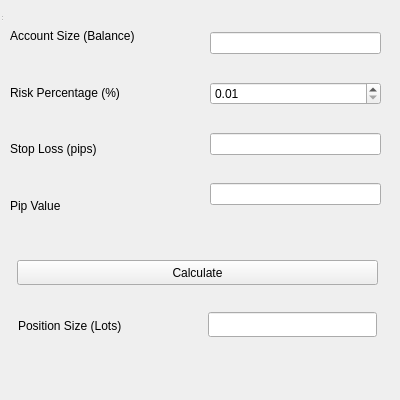
<?xml version="1.0" encoding="UTF-8"?>
<ui version="4.0">
 <class>PositionSizeCalculator</class>
 <widget class="QWidget" name="PositionSizeCalculator">
  <property name="geometry">
   <rect>
    <x>0</x>
    <y>0</y>
    <width>400</width>
    <height>400</height>
   </rect>
  </property>
  <property name="windowTitle">
   <string>Forex Calculator</string>
  </property>
  <widget class="QWidget" name="centralwidget" native="true">
   <property name="geometry">
    <rect>
     <x>0</x>
     <y>0</y>
     <width>521</width>
     <height>401</height>
    </rect>
   </property>
   <widget class="QLabel" name="label_5">
    <property name="geometry">
     <rect>
      <x>18</x>
      <y>310</y>
      <width>141</width>
      <height>31</height>
     </rect>
    </property>
    <property name="text">
     <string>Position Size (Lots)</string>
    </property>
   </widget>
   <widget class="QWidget" name="verticalLayoutWidget">
    <property name="geometry">
     <rect>
      <x>10</x>
      <y>10</y>
      <width>171</width>
      <height>221</height>
     </rect>
    </property>
    <layout class="QVBoxLayout" name="verticalLayout">
     <item>
      <widget class="QLabel" name="label">
       <property name="text">
        <string>Account Size (Balance)</string>
       </property>
      </widget>
     </item>
     <item>
      <widget class="QLabel" name="label_2">
       <property name="text">
        <string>Risk Percentage (%)</string>
       </property>
      </widget>
     </item>
     <item>
      <widget class="QLabel" name="label_3">
       <property name="text">
        <string>Stop Loss (pips)</string>
       </property>
      </widget>
     </item>
     <item>
      <widget class="QLabel" name="label_4">
       <property name="text">
        <string>Pip Value</string>
       </property>
      </widget>
     </item>
    </layout>
   </widget>
   <widget class="QWidget" name="verticalLayoutWidget_2">
    <property name="geometry">
     <rect>
      <x>210</x>
      <y>10</y>
      <width>171</width>
      <height>221</height>
     </rect>
    </property>
    <layout class="QVBoxLayout" name="verticalLayout_2">
     <item>
      <widget class="QLineEdit" name="lineEditAccountSize"/>
     </item>
     <item>
      <widget class="QDoubleSpinBox" name="doubleSpinBoxRisk">
       <property name="minimum">
        <double>0.010000000000000</double>
       </property>
       <property name="maximum">
        <double>100.000000000000000</double>
       </property>
       <property name="singleStep">
        <double>0.010000000000000</double>
       </property>
      </widget>
     </item>
     <item>
      <widget class="QLineEdit" name="lineEditStopLoss"/>
     </item>
     <item>
      <widget class="QLineEdit" name="lineEditPipValue"/>
     </item>
    </layout>
   </widget>
   <widget class="QPushButton" name="pushButtonCalculate">
    <property name="geometry">
     <rect>
      <x>17</x>
      <y>260</y>
      <width>361</width>
      <height>25</height>
     </rect>
    </property>
    <property name="text">
     <string>Calculate</string>
    </property>
   </widget>
   <widget class="QLineEdit" name="lineEditPositionSize">
    <property name="geometry">
     <rect>
      <x>208</x>
      <y>312</y>
      <width>169</width>
      <height>25</height>
     </rect>
    </property>
    <property name="readOnly">
     <bool>true</bool>
    </property>
   </widget>
  </widget>
  <widget class="QStatusBar" name="statusbar">
   <property name="geometry">
    <rect>
     <x>0</x>
     <y>0</y>
     <width>3</width>
     <height>22</height>
    </rect>
   </property>
  </widget>
  <action name="aboutQt">
   <property name="text">
    <string>About Qt</string>
   </property>
  </action>
  <action name="aboutForexCalculator">
   <property name="text">
    <string>About Forex Calculator</string>
   </property>
  </action>
  <action name="actionPip_calculator">
   <property name="text">
    <string>Pip Calculator</string>
   </property>
   <property name="shortcut">
    <string>Ctrl+P</string>
   </property>
  </action>
  <action name="actionMargin_calculator">
   <property name="text">
    <string>Margin Calculator</string>
   </property>
   <property name="shortcut">
    <string>Ctrl+M</string>
   </property>
  </action>
  <action name="actionLot_Size_Calculator">
   <property name="text">
    <string>Lot Size Calculator</string>
   </property>
   <property name="shortcut">
    <string>Ctrl+L</string>
   </property>
  </action>
  <action name="actionProfit_and_Loss_Calculator">
   <property name="text">
    <string>Profit and Loss Calculator</string>
   </property>
   <property name="shortcut">
    <string>Ctrl+T</string>
   </property>
  </action>
  <action name="actionPosition_Size_Calculator">
   <property name="text">
    <string>Position Size Calculator</string>
   </property>
   <property name="shortcut">
    <string>Ctrl+O</string>
   </property>
  </action>
  <action name="actionRisk_Reward_Calculator">
   <property name="text">
    <string>Risk/Reward Calculator</string>
   </property>
   <property name="shortcut">
    <string>Ctrl+R</string>
   </property>
  </action>
  <action name="actionSwap_Calculator">
   <property name="text">
    <string>Swap Calculator</string>
   </property>
   <property name="shortcut">
    <string>Ctrl+W</string>
   </property>
  </action>
  <action name="actionCurrency_Converter">
   <property name="text">
    <string>Currency Converter</string>
   </property>
   <property name="shortcut">
    <string>Ctrl+Y</string>
   </property>
  </action>
  <action name="actionFibonacci_Calculator">
   <property name="text">
    <string>Fibonacci Calculator</string>
   </property>
   <property name="shortcut">
    <string>Ctrl+F</string>
   </property>
  </action>
  <action name="actionVolatility_Calculator">
   <property name="text">
    <string>Volatility Calculator</string>
   </property>
   <property name="shortcut">
    <string>Ctrl+V</string>
   </property>
  </action>
  <action name="actionBreak_Even_Calculator">
   <property name="text">
    <string>Break-Even Calculator</string>
   </property>
   <property name="shortcut">
    <string>Ctrl+B</string>
   </property>
  </action>
  <action name="actionCompound_Interest_Calculator">
   <property name="text">
    <string>Compound Interest Calculator</string>
   </property>
   <property name="shortcut">
    <string>Ctrl+U</string>
   </property>
  </action>
  <action name="actionEnglish">
   <property name="text">
    <string>English</string>
   </property>
  </action>
  <action name="actionSpanish">
   <property name="text">
    <string>Spanish</string>
   </property>
  </action>
  <action name="actionChinese_2">
   <property name="text">
    <string>Chinese</string>
   </property>
  </action>
  <action name="actionArabic">
   <property name="text">
    <string>Arabic</string>
   </property>
  </action>
  <action name="actionRussian">
   <property name="text">
    <string>Russian</string>
   </property>
  </action>
  <action name="actionPortuguese">
   <property name="text">
    <string>Portuguese</string>
   </property>
  </action>
  <action name="actionGerman">
   <property name="text">
    <string>German</string>
   </property>
  </action>
  <action name="actionJapanese">
   <property name="text">
    <string>Japanese</string>
   </property>
  </action>
  <action name="actionHindi">
   <property name="text">
    <string>Hindi</string>
   </property>
  </action>
  <action name="actionBengali">
   <property name="text">
    <string>Bengali</string>
   </property>
  </action>
  <action name="actionPunjabi">
   <property name="text">
    <string>Punjabi</string>
   </property>
  </action>
  <action name="actionUrdu">
   <property name="text">
    <string>Urdu</string>
   </property>
  </action>
  <action name="actionVietnamese">
   <property name="text">
    <string>Vietnamese</string>
   </property>
  </action>
  <action name="actionIndonesian_Bahasa_Indonesia">
   <property name="text">
    <string>Indonesian (Bahasa Indonesia)</string>
   </property>
  </action>
  <action name="actionTagalog_Filipino">
   <property name="text">
    <string>Tagalog (Filipino)</string>
   </property>
  </action>
  <action name="actionKorean">
   <property name="text">
    <string>Korean</string>
   </property>
  </action>
  <action name="actionTamil">
   <property name="text">
    <string>Tamil</string>
   </property>
  </action>
  <action name="actionThai">
   <property name="text">
    <string>Thai</string>
   </property>
  </action>
  <action name="actionBurmese">
   <property name="text">
    <string>Burmese</string>
   </property>
  </action>
  <action name="actionKhmer">
   <property name="text">
    <string>Khmer</string>
   </property>
  </action>
  <action name="actionNepali">
   <property name="text">
    <string>Nepali</string>
   </property>
  </action>
  <action name="actionHindi_2">
   <property name="text">
    <string>Hindi</string>
   </property>
  </action>
  <action name="actionBengali_2">
   <property name="text">
    <string>Bengali</string>
   </property>
  </action>
  <action name="actionJapanese_2">
   <property name="text">
    <string>Japanese</string>
   </property>
  </action>
  <action name="actionKorean_2">
   <property name="text">
    <string>Korean</string>
   </property>
  </action>
  <action name="actionVietnamese_2">
   <property name="text">
    <string>Vietnamese</string>
   </property>
  </action>
  <action name="actionThai_2">
   <property name="text">
    <string>Thai</string>
   </property>
  </action>
  <action name="actionFrench_2">
   <property name="text">
    <string>French</string>
   </property>
  </action>
  <action name="actionGerman_2">
   <property name="text">
    <string>German</string>
   </property>
  </action>
  <action name="actionRussian_2">
   <property name="text">
    <string>Russian</string>
   </property>
  </action>
  <action name="actionPortuguese_2">
   <property name="text">
    <string>Portuguese</string>
   </property>
  </action>
  <action name="actionItalian">
   <property name="text">
    <string>Italian</string>
   </property>
  </action>
  <action name="actionPersian_Farsi">
   <property name="text">
    <string>Persian (Farsi)</string>
   </property>
  </action>
  <action name="actionTurkish">
   <property name="text">
    <string>Turkish</string>
   </property>
  </action>
  <action name="actionHebrew">
   <property name="text">
    <string>Hebrew</string>
   </property>
  </action>
  <action name="actionPashto">
   <property name="text">
    <string>Pashto</string>
   </property>
  </action>
  <action name="actionSwahili">
   <property name="text">
    <string>Swahili</string>
   </property>
  </action>
  <action name="actionAmharic">
   <property name="text">
    <string>Amharic</string>
   </property>
  </action>
  <action name="actionHausa">
   <property name="text">
    <string>Hausa</string>
   </property>
  </action>
  <action name="actionYoruba">
   <property name="text">
    <string>Yoruba</string>
   </property>
  </action>
  <action name="actionZulu">
   <property name="text">
    <string>Zulu</string>
   </property>
  </action>
  <action name="actionHaitian_Creole">
   <property name="text">
    <string>Haitian Creole</string>
   </property>
  </action>
  <action name="actionQuechua">
   <property name="text">
    <string>Quechua</string>
   </property>
  </action>
  <action name="actionGuarani">
   <property name="text">
    <string>Guarani</string>
   </property>
  </action>
  <action name="actionNahuatl">
   <property name="text">
    <string>Nahuatl</string>
   </property>
  </action>
  <action name="actionRisk_Management_Calculator">
   <property name="text">
    <string>Risk Management Calculator</string>
   </property>
   <property name="shortcut">
    <string>Ctrl+M</string>
   </property>
  </action>
 </widget>
 <tabstops>
  <tabstop>lineEditAccountSize</tabstop>
  <tabstop>doubleSpinBoxRisk</tabstop>
  <tabstop>lineEditStopLoss</tabstop>
  <tabstop>lineEditPipValue</tabstop>
  <tabstop>pushButtonCalculate</tabstop>
  <tabstop>lineEditPositionSize</tabstop>
 </tabstops>
 <resources/>
 <connections/>
</ui>
